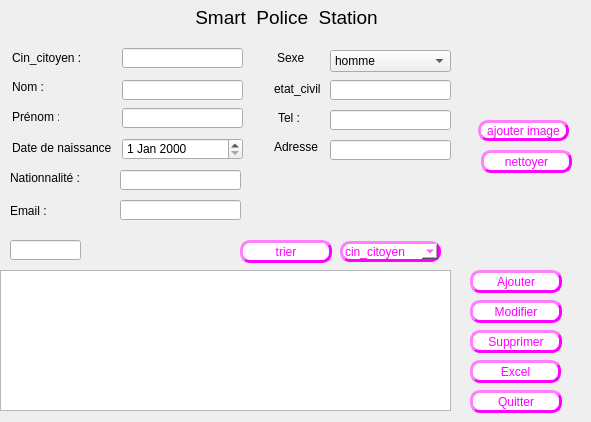
     <widget class="QWidget" name="widget_4">
      <attribute name="icon">
       <iconset>
        <normaloff>../../../Downloads/48175.png</normaloff>../../../Downloads/48175.png</iconset>
      </attribute>
      <attribute name="title">
       <string>citoyen</string>
      </attribute>
      <widget class="QLabel" name="policou_4">
       <property name="geometry">
        <rect>
         <x>190</x>
         <y>0</y>
         <width>351</width>
         <height>35</height>
        </rect>
       </property>
       <property name="sizePolicy">
        <sizepolicy hsizetype="Preferred" vsizetype="Maximum">
         <horstretch>0</horstretch>
         <verstretch>0</verstretch>
        </sizepolicy>
       </property>
       <property name="font">
        <font>
         <family>Arial</family>
         <pointsize>14</pointsize>
         <weight>50</weight>
         <bold>false</bold>
         <underline>false</underline>
        </font>
       </property>
       <property name="text">
        <string> Smart  Police  Station</string>
       </property>
       <property name="textFormat">
        <enum>Qt::PlainText</enum>
       </property>
      </widget>
      <widget class="QLineEdit" name="cin_citoyen">
       <property name="geometry">
        <rect>
         <x>122</x>
         <y>48</y>
         <width>121</width>
         <height>20</height>
        </rect>
       </property>
      </widget>
      <widget class="QLabel" name="label_65">
       <property name="geometry">
        <rect>
         <x>12</x>
         <y>50</y>
         <width>81</width>
         <height>16</height>
        </rect>
       </property>
       <property name="text">
        <string>Cin_citoyen :</string>
       </property>
      </widget>
      <widget class="QLabel" name="label_66">
       <property name="geometry">
        <rect>
         <x>12</x>
         <y>140</y>
         <width>201</width>
         <height>16</height>
        </rect>
       </property>
       <property name="font">
        <font>
         <family>Arial</family>
         <pointsize>9</pointsize>
         <weight>50</weight>
         <bold>false</bold>
        </font>
       </property>
       <property name="text">
        <string>Date de naissance</string>
       </property>
      </widget>
      <widget class="QLineEdit" name="nom_citoyen">
       <property name="geometry">
        <rect>
         <x>122</x>
         <y>80</y>
         <width>121</width>
         <height>20</height>
        </rect>
       </property>
      </widget>
      <widget class="QLineEdit" name="prenom_citoyen">
       <property name="geometry">
        <rect>
         <x>122</x>
         <y>108</y>
         <width>121</width>
         <height>20</height>
        </rect>
       </property>
      </widget>
      <widget class="QLabel" name="label_69">
       <property name="geometry">
        <rect>
         <x>12</x>
         <y>80</y>
         <width>47</width>
         <height>13</height>
        </rect>
       </property>
       <property name="text">
        <string>Nom :</string>
       </property>
      </widget>
      <widget class="QDateEdit" name="dateEdit_5">
       <property name="geometry">
        <rect>
         <x>122</x>
         <y>138</y>
         <width>121</width>
         <height>22</height>
        </rect>
       </property>
      </widget>
      <widget class="QLabel" name="label_70">
       <property name="geometry">
        <rect>
         <x>12</x>
         <y>110</y>
         <width>47</width>
         <height>13</height>
        </rect>
       </property>
       <property name="text">
        <string>Prénom :4</string>
       </property>
      </widget>
      <widget class="QLineEdit" name="nationalite_citoyen">
       <property name="geometry">
        <rect>
         <x>120</x>
         <y>170</y>
         <width>121</width>
         <height>20</height>
        </rect>
       </property>
      </widget>
      <widget class="QLineEdit" name="email_citoyen">
       <property name="geometry">
        <rect>
         <x>120</x>
         <y>200</y>
         <width>121</width>
         <height>20</height>
        </rect>
       </property>
      </widget>
      <widget class="QLabel" name="label_71">
       <property name="geometry">
        <rect>
         <x>10</x>
         <y>200</y>
         <width>51</width>
         <height>21</height>
        </rect>
       </property>
       <property name="font">
        <font>
         <family>Arial</family>
         <pointsize>9</pointsize>
         <weight>50</weight>
         <bold>false</bold>
        </font>
       </property>
       <property name="text">
        <string>Email :</string>
       </property>
      </widget>
      <widget class="QLabel" name="label_72">
       <property name="geometry">
        <rect>
         <x>10</x>
         <y>170</y>
         <width>91</width>
         <height>16</height>
        </rect>
       </property>
       <property name="text">
        <string>Nationnalité :</string>
       </property>
      </widget>
      <widget class="QLabel" name="label_73">
       <property name="geometry">
        <rect>
         <x>278</x>
         <y>113</y>
         <width>50</width>
         <height>10</height>
        </rect>
       </property>
       <property name="text">
        <string>Tel :</string>
       </property>
      </widget>
      <widget class="QLabel" name="label_74">
       <property name="geometry">
        <rect>
         <x>277</x>
         <y>50</y>
         <width>81</width>
         <height>16</height>
        </rect>
       </property>
       <property name="text">
        <string>Sexe</string>
       </property>
      </widget>
      <widget class="QComboBox" name="comboBox_citoyen">
       <property name="geometry">
        <rect>
         <x>330</x>
         <y>50</y>
         <width>121</width>
         <height>22</height>
        </rect>
       </property>
       <item>
        <property name="text">
         <string>homme</string>
        </property>
       </item>
       <item>
        <property name="text">
         <string>femme</string>
        </property>
       </item>
      </widget>
      <widget class="QTableView" name="tab_citoyen">
       <property name="geometry">
        <rect>
         <x>0</x>
         <y>270</y>
         <width>451</width>
         <height>141</height>
        </rect>
       </property>
      </widget>
      <widget class="QPushButton" name="ajouter_citoyen">
       <property name="geometry">
        <rect>
         <x>470</x>
         <y>270</y>
         <width>92</width>
         <height>23</height>
        </rect>
       </property>
       <property name="styleSheet">
        <string notr="true">
background-color:white; 
color: rgb(255, 0, 255);
border-style:outset ; 
border-width:3px ; 
border-radius:10px;</string>
       </property>
       <property name="text">
        <string>Ajouter</string>
       </property>
      </widget>
      <widget class="QPushButton" name="pushButton_31">
       <property name="geometry">
        <rect>
         <x>470</x>
         <y>390</y>
         <width>92</width>
         <height>23</height>
        </rect>
       </property>
       <property name="styleSheet">
        <string notr="true">
background-color:white; 
color: rgb(255, 0, 255);
border-style:outset ; 
border-width:3px ; 
border-radius:10px;</string>
       </property>
       <property name="text">
        <string>Quitter</string>
       </property>
      </widget>
      <widget class="QPushButton" name="modifier_citoyen">
       <property name="geometry">
        <rect>
         <x>470</x>
         <y>300</y>
         <width>92</width>
         <height>23</height>
        </rect>
       </property>
       <property name="styleSheet">
        <string notr="true">
background-color:white; 
color: rgb(255, 0, 255);
border-style:outset ; 
border-width:3px ; 
border-radius:10px;</string>
       </property>
       <property name="text">
        <string>Modifier</string>
       </property>
      </widget>
      <widget class="QPushButton" name="supprimer_citoyen">
       <property name="geometry">
        <rect>
         <x>470</x>
         <y>330</y>
         <width>92</width>
         <height>23</height>
        </rect>
       </property>
       <property name="styleSheet">
        <string notr="true">
background-color:white; 
color: rgb(255, 0, 255);
border-style:outset ; 
border-width:3px ; 
border-radius:10px;</string>
       </property>
       <property name="text">
        <string>Supprimer</string>
       </property>
      </widget>
      <widget class="QPushButton" name="pushButton_38">
       <property name="geometry">
        <rect>
         <x>240</x>
         <y>240</y>
         <width>92</width>
         <height>23</height>
        </rect>
       </property>
       <property name="styleSheet">
        <string notr="true">
background-color:white; 
color: rgb(255, 0, 255);
border-style:outset ; 
border-width:3px ; 
border-radius:10px;</string>
       </property>
       <property name="text">
        <string>trier</string>
       </property>
      </widget>
      <widget class="QLineEdit" name="tel_citoyen">
       <property name="geometry">
        <rect>
         <x>330</x>
         <y>110</y>
         <width>121</width>
         <height>20</height>
        </rect>
       </property>
      </widget>
      <widget class="QLabel" name="label_75">
       <property name="geometry">
        <rect>
         <x>274</x>
         <y>140</y>
         <width>47</width>
         <height>13</height>
        </rect>
       </property>
       <property name="text">
        <string>Adresse</string>
       </property>
      </widget>
      <widget class="QLineEdit" name="adresse_citoyen">
       <property name="geometry">
        <rect>
         <x>330</x>
         <y>140</y>
         <width>121</width>
         <height>20</height>
        </rect>
       </property>
      </widget>
      <widget class="QComboBox" name="comboBox_citoyen_2">
       <property name="geometry">
        <rect>
         <x>340</x>
         <y>241</y>
         <width>101</width>
         <height>21</height>
        </rect>
       </property>
       <property name="styleSheet">
        <string notr="true">border-color: rgb(255, 0, 255);
background-color:white; 
color: rgb(255, 0, 255);
border-style:outset ; 
border-width:3px ; 
border-radius:10px;</string>
       </property>
       <item>
        <property name="text">
         <string>cin_citoyen</string>
        </property>
       </item>
       <item>
        <property name="text">
         <string>nom citoyen</string>
        </property>
       </item>
       <item>
        <property name="text">
         <string>date de naissance</string>
        </property>
       </item>
      </widget>
      <widget class="QLineEdit" name="etat_civil_2">
       <property name="geometry">
        <rect>
         <x>330</x>
         <y>80</y>
         <width>121</width>
         <height>20</height>
        </rect>
       </property>
      </widget>
      <widget class="QPushButton" name="pushButton_9">
       <property name="geometry">
        <rect>
         <x>470</x>
         <y>360</y>
         <width>91</width>
         <height>23</height>
        </rect>
       </property>
       <property name="styleSheet">
        <string notr="true">
background-color:white; 
color: rgb(255, 0, 255);
border-style:outset ; 
border-width:3px ; 
border-radius:10px;</string>
       </property>
       <property name="text">
        <string>Excel</string>
       </property>
      </widget>
      <widget class="QLabel" name="label_76">
       <property name="geometry">
        <rect>
         <x>274</x>
         <y>79</y>
         <width>51</width>
         <height>20</height>
        </rect>
       </property>
       <property name="text">
        <string>etat_civil</string>
       </property>
      </widget>
      <widget class="QPushButton" name="ajouter_image">
       <property name="geometry">
        <rect>
         <x>478</x>
         <y>120</y>
         <width>91</width>
         <height>21</height>
        </rect>
       </property>
       <property name="styleSheet">
        <string notr="true">
background-color:white; 
color: rgb(255, 0, 255);
border-style:outset ; 
border-width:3px ; 
border-radius:10px;</string>
       </property>
       <property name="text">
        <string>ajouter image</string>
       </property>
      </widget>
      <widget class="QLabel" name="label_photo">
       <property name="geometry">
        <rect>
         <x>481</x>
         <y>6</y>
         <width>101</width>
         <height>101</height>
        </rect>
       </property>
       <property name="text">
        <string/>
       </property>
       <property name="pixmap">
        <pixmap>../../interfacefinal/images/salariess.png</pixmap>
       </property>
       <property name="scaledContents">
        <bool>true</bool>
       </property>
      </widget>
      <widget class="QLabel" name="label_date_time_2">
       <property name="geometry">
        <rect>
         <x>10</x>
         <y>10</y>
         <width>151</width>
         <height>16</height>
        </rect>
       </property>
       <property name="text">
        <string/>
       </property>
      </widget>
      <widget class="QPushButton" name="nettoyer_4">
       <property name="geometry">
        <rect>
         <x>481</x>
         <y>150</y>
         <width>91</width>
         <height>23</height>
        </rect>
       </property>
       <property name="styleSheet">
        <string notr="true">
background-color:white; 
color: rgb(255, 0, 255);
border-style:outset ; 
border-width:3px ; 
border-radius:10px;</string>
       </property>
       <property name="text">
        <string>nettoyer</string>
       </property>
      </widget>
      <widget class="QLineEdit" name="recherche_citoyen">
       <property name="geometry">
        <rect>
         <x>10</x>
         <y>240</y>
         <width>71</width>
         <height>20</height>
        </rect>
       </property>
      </widget>
      <widget class="QLabel" name="verif_cin_citoyen">
       <property name="geometry">
        <rect>
         <x>250</x>
         <y>50</y>
         <width>21</width>
         <height>20</height>
        </rect>
       </property>
       <property name="text">
        <string/>
       </property>
       <property name="scaledContents">
        <bool>true</bool>
       </property>
      </widget>
      <widget class="QLabel" name="verif_nom_citoyen">
       <property name="geometry">
        <rect>
         <x>250</x>
         <y>80</y>
         <width>21</width>
         <height>20</height>
        </rect>
       </property>
       <property name="text">
        <string/>
       </property>
       <property name="scaledContents">
        <bool>true</bool>
       </property>
      </widget>
      <widget class="QLabel" name="verif_prenom_citoyen">
       <property name="geometry">
        <rect>
         <x>250</x>
         <y>110</y>
         <width>21</width>
         <height>20</height>
        </rect>
       </property>
       <property name="text">
        <string/>
       </property>
       <property name="scaledContents">
        <bool>true</bool>
       </property>
      </widget>
      <widget class="QLabel" name="verif_date_citoyen">
       <property name="geometry">
        <rect>
         <x>250</x>
         <y>140</y>
         <width>21</width>
         <height>20</height>
        </rect>
       </property>
       <property name="text">
        <string/>
       </property>
       <property name="scaledContents">
        <bool>true</bool>
       </property>
      </widget>
      <widget class="QLabel" name="verif_nationnalite_citoyen">
       <property name="geometry">
        <rect>
         <x>250</x>
         <y>170</y>
         <width>21</width>
         <height>20</height>
        </rect>
       </property>
       <property name="text">
        <string/>
       </property>
       <property name="scaledContents">
        <bool>true</bool>
       </property>
      </widget>
      <widget class="QPushButton" name="pushButton_10">
       <property name="geometry">
        <rect>
         <x>60</x>
         <y>238</y>
         <width>75</width>
         <height>23</height>
        </rect>
       </property>
       <property name="styleSheet">
        <string notr="true">border-style:outset ; 
border-width:0px ; 
border-radius:0px;</string>
       </property>
       <property name="text">
        <string/>
       </property>
       <property name="icon">
        <iconset>
         <normaloff>../../../Documents/PoliceStation2/Nouveau dossier/téléchargement (5).png</normaloff>../../../Documents/PoliceStation2/Nouveau dossier/téléchargement (5).png</iconset>
       </property>
      </widget>
      <widget class="QLabel" name="verif_adresse">
       <property name="geometry">
        <rect>
         <x>450</x>
         <y>170</y>
         <width>21</width>
         <height>20</height>
        </rect>
       </property>
       <property name="text">
        <string/>
       </property>
       <property name="scaledContents">
        <bool>true</bool>
       </property>
      </widget>
      <widget class="QLabel" name="verif_tel">
       <property name="geometry">
        <rect>
         <x>450</x>
         <y>110</y>
         <width>21</width>
         <height>20</height>
        </rect>
       </property>
       <property name="text">
        <string/>
       </property>
       <property name="scaledContents">
        <bool>true</bool>
       </property>
      </widget>
      <widget class="QLabel" name="verif_email">
       <property name="geometry">
        <rect>
         <x>250</x>
         <y>200</y>
         <width>21</width>
         <height>20</height>
        </rect>
       </property>
       <property name="text">
        <string/>
       </property>
       <property name="scaledContents">
        <bool>true</bool>
       </property>
      </widget>
      <widget class="QLabel" name="verif_sexe">
       <property name="geometry">
        <rect>
         <x>460</x>
         <y>50</y>
         <width>21</width>
         <height>20</height>
        </rect>
       </property>
       <property name="text">
        <string/>
       </property>
       <property name="scaledContents">
        <bool>true</bool>
       </property>
      </widget>
     </widget>
